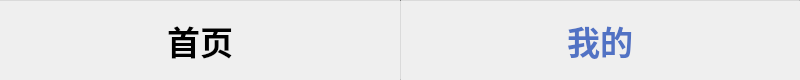
   <widget class="QWidget" name="bottom" native="true">
    <property name="enabled">
     <bool>true</bool>
    </property>
    <property name="geometry">
     <rect>
      <x>0</x>
      <y>420</y>
      <width>800</width>
      <height>80</height>
     </rect>
    </property>
    <property name="minimumSize">
     <size>
      <width>800</width>
      <height>80</height>
     </size>
    </property>
    <property name="styleSheet">
     <string notr="true">#bottom{
background-color: rgb(255, 255, 255); 
}
#mainbody{
background-color:rgb(247,247,247);
}</string>
    </property>
    <widget class="QPushButton" name="pushButton_2">
     <property name="geometry">
      <rect>
       <x>0</x>
       <y>0</y>
       <width>400</width>
       <height>80</height>
      </rect>
     </property>
     <property name="font">
      <font>
       <family>微软雅黑</family>
       <pointsize>25</pointsize>
       <bold>true</bold>
      </font>
     </property>
     <property name="cursor">
      <cursorShape>PointingHandCursor</cursorShape>
     </property>
     <property name="styleSheet">
      <string notr="true">border:none
</string>
     </property>
     <property name="text">
      <string>首页</string>
     </property>
    </widget>
    <widget class="QPushButton" name="pushButton_3">
     <property name="geometry">
      <rect>
       <x>400</x>
       <y>0</y>
       <width>400</width>
       <height>80</height>
      </rect>
     </property>
     <property name="font">
      <font>
       <family>微软雅黑</family>
       <pointsize>25</pointsize>
       <bold>true</bold>
      </font>
     </property>
     <property name="styleSheet">
      <string notr="true">*{border:none;color:#5172c4;}</string>
     </property>
     <property name="text">
      <string>我的</string>
     </property>
    </widget>
    <widget class="Line" name="line">
     <property name="geometry">
      <rect>
       <x>0</x>
       <y>0</y>
       <width>800</width>
       <height>1</height>
      </rect>
     </property>
     <property name="font">
      <font>
       <pointsize>2</pointsize>
      </font>
     </property>
     <property name="styleSheet">
      <string notr="true">background-color:rgb(190,190,190);</string>
     </property>
     <property name="orientation">
      <enum>Qt::Horizontal</enum>
     </property>
    </widget>
    <widget class="Line" name="line_2">
     <property name="geometry">
      <rect>
       <x>400</x>
       <y>0</y>
       <width>1</width>
       <height>80</height>
      </rect>
     </property>
     <property name="autoFillBackground">
      <bool>false</bool>
     </property>
     <property name="styleSheet">
      <string notr="true">background-color:rgb(190,190,190);</string>
     </property>
     <property name="orientation">
      <enum>Qt::Vertical</enum>
     </property>
    </widget>
   </widget>
